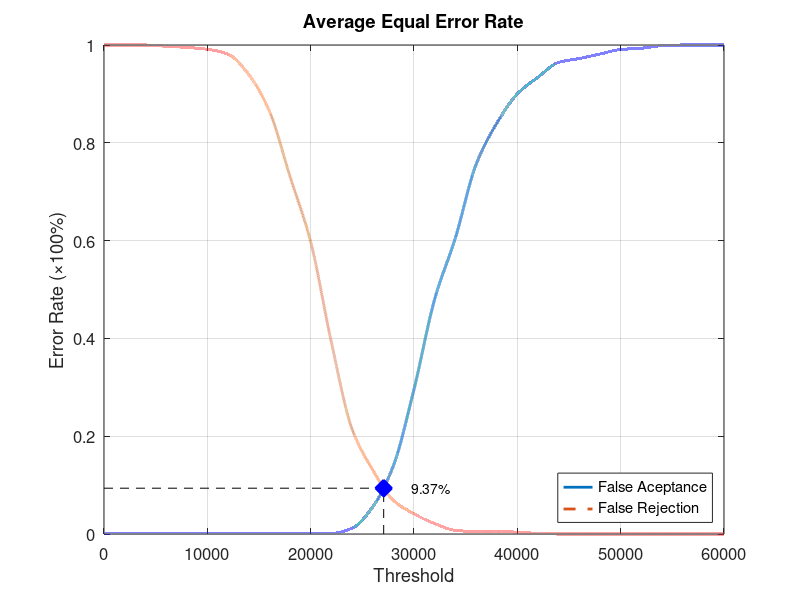
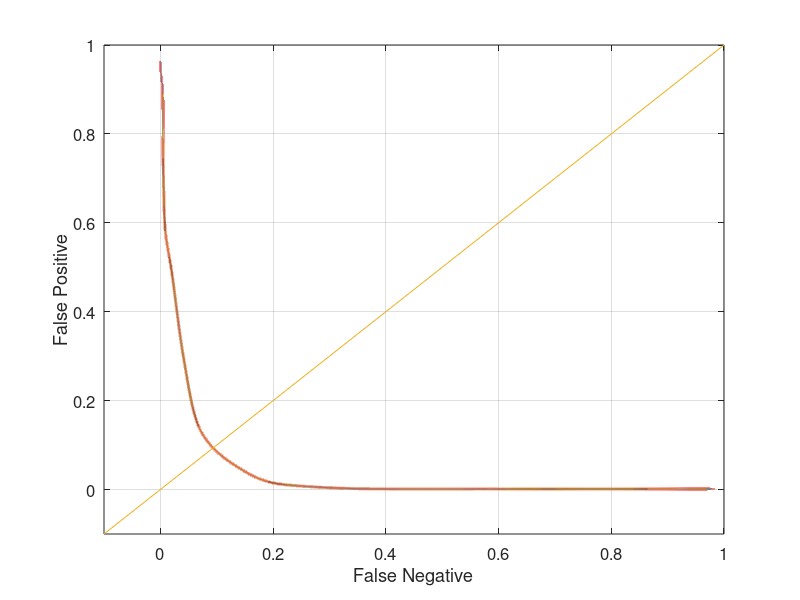

Recreate these plots in MATLAB, in order.
function yEER = Experiment3Average
close all;
clear;
clc;
x = 0:2000:60000;
xq = 0:0.5:60000;

y0 = [0 0.00131579 0.00131579 0.00131579 0.00131579 0.00131579 0.00131579 0.00131579 0.00131579 0.00131579 0.00131579 0.00131579 0.0118421 0.0552632 0.139474 0.296053 0.480263 0.605263 0.755263 0.839474 0.9 0.934211 0.964474 0.972368 0.981579 0.990789 0.993421 0.998684 1 1 1];
yy0 = interp1(x, y0, xq, 'pchip');
y1 = [1 1 1 0.9975 0.995 0.99125 0.98125 0.94 0.865 0.73125 0.5975 0.3925 0.215 0.13125 0.06875 0.04125 0.02125 0.0075 0.005 0.005 0.00375 0.00125 0 0 0 0 0 0 0 0 0];
yy1 = interp1(x, y1, xq, 'pchip');

% Calculating EER: 
y2 = abs(y0 - y1);
find(y2 == min(y2))
yy2 = abs(yy0 - yy1);
xEER = find(yy2 == min(yy2));
xEERIndex = xq(xEER) % X-axis EER
yEER = yy0(xEER) % Y-axis EER

main = figure
plot(xq, yy0,'-','LineWidth', 2);	hold on
plot(xq, yy1,'--','LineWidth', 2);	hold on
plot([xEERIndex xEERIndex], [0 yEER], 'k--');	hold on
plot([0 xEERIndex], [yEER yEER], 'k--');	hold on
plot(xEERIndex, yEER, 'bx', 'LineWidth', 10);	hold on
text(xEERIndex + 10 * xEERIndex / 100, yEER, [num2str(round((10000 * yEER)) / 100) '%'])
legend('False Aceptance', 'False Rejection', 'Location', 'SouthEast')
xlabel('Threshold')
ylabel('Error Rate (\times100%)')
title('Average Equal Error Rate')
set(gca, 'FontSize', 12)
axis([0 60000 0 1])
grid on

print(main, 'Experiment3AverageMain', '-dpng');
FNRxFPR = figure('Color', [1 1 1]);
plot(yy1, yy0, '-', yy1, yy0, 'LineWidth', 2);
hold on
y = -0.1:0.1:1
plot(y, y); 
set(gca, 'FontSize', 12)
xlabel('False Negative')
ylabel('False Positive')
axis([-0.1 1 -0.1 1])
set(gca, 'FontSize', 12)
grid on

print(FNRxFPR, 'Experiment3AverageFNRxFPR','-dpng');
end
